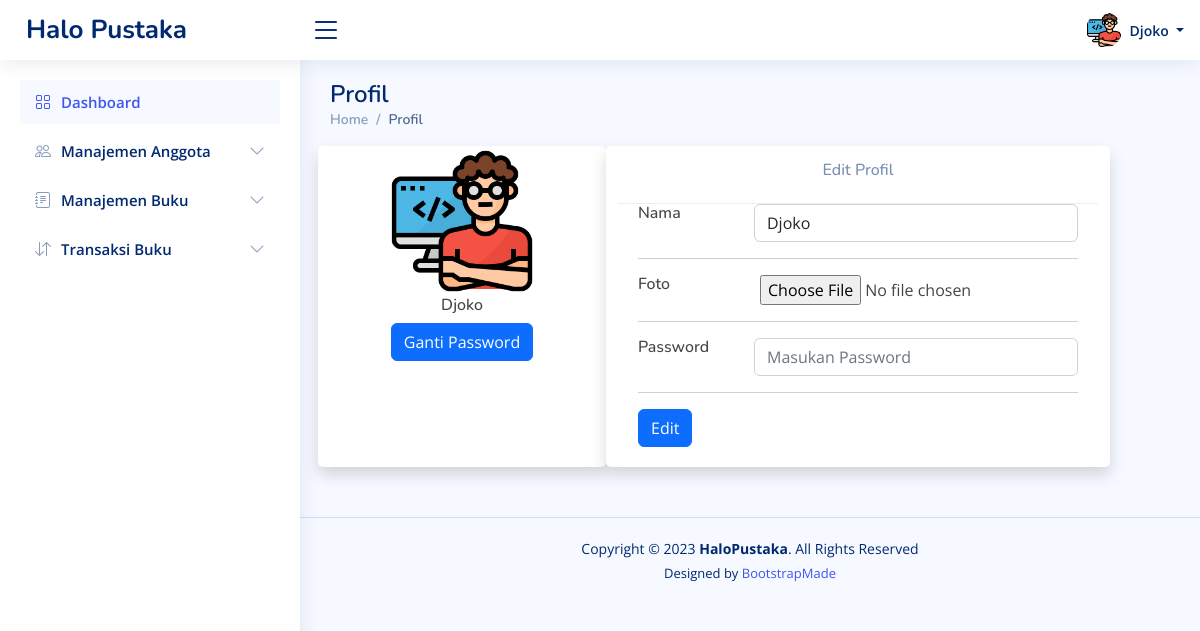
The page /dashboard.php?page=profil (signed in) on the database its author committed.
### tables this page shows
CREATE TABLE `pengurus` (
  `id_pengurus` char(5) NOT NULL,
  `nama` varchar(100) NOT NULL,
  `password` varchar(100) NOT NULL,
  `level` varchar(20) NOT NULL,
  `pic` varchar(50) NOT NULL DEFAULT 'pengurus/admin.png'
);

### _profil.php (the view, shortened to what this page needs)
<?php
$data = mysqli_fetch_array(mysqli_query($koneksi, "SELECT * FROM pengurus WHERE id_pengurus = '" . $_SESSION['username'] . "'"));
?>
<div class="container">
    <div class="row">
        <div class="card border-left-primary shadow col-md-4">
            <div class="card-body text-center">
                <img src="assets/img/<?php echo $data['pic'] ?>" alt="<?php echo $data['nama'] ?>" width="150px"
                    id="ppic">
                <h6>
                    <?php echo $data['nama'] ?>
                </h6>
                <a href="#" data-bs-toggle="modal" data-bs-target="#passModal" class="btn btn-primary">Ganti
                    Password</a>
            </div>
        </div>
        <div class="card shadow col-md-7 ml-3">
            <div class="card-header text-center">
                <h6>Edit Profil</h6>
            </div>
            <div class="card-body">
                <form action="?page=profil" method="post" name="editprofil" enctype="multipart/form-data">
                    <div class="row">
                        <div class="col-sm-3">
                            <h6 class="mb-0">Nama</h6>
                        </div>
                        <div class="col-sm-9 text-secondary">
                            <input type="text" name="nama" id="nama" class="form-control"
                                value="<?php echo $data['nama'] ?>" required>
                        </div>
                    </div>
                    <hr>
                    <div class="row">
                        <div class="col-sm-3">
                            <h6 class="mb-0">Foto</h6>
                        </div>
                        <div class="col-sm-9 align-items-center text-center">
                            <input type="file" name="pic" id="pic" accept=".jpg, .jpeg, .png"
                                onchange="return valid();">
                        </div>
                    </div>
                    <hr>
                    <div class="row">
                        <div class="col-sm-3">
                            <h6 class="mb-0">Password</h6>
                        </div>
                        <div class="col-sm-9 text-secondary">
                            <input type="password" name="password" id="password" class="form-control"
                                placeholder="Masukan Password" required>
                        </div>
                    </div>
                    <hr>
                    <button type="submit" name="editprofil" class="btn btn-primary">Edit</button>
                </form>
            </div>
        </div>
    </div>
</div>

### dashboard.php (shortened to what this page needs)
<?php
include "template/head.php";
include "koneksi.php";
?>
<header id="header" class="header fixed-top d-flex align-items-center">
    <div class="d-flex align-items-center justify-content-between">
        <a href="dashboard.php" class="logo d-flex align-items-center">
            <span class="d-none d-lg-block">Halo Pustaka</span>
        </a>
        <i class="bi bi-list toggle-sidebar-btn"></i>
    </div>
    <nav class="header-nav ms-auto">
        <ul class="d-flex align-items-center">
            <li class="nav-item dropdown pe-3">
                <?php
                $sql = mysqli_query($koneksi, "SELECT pic FROM " . $_SESSION['role'] . " WHERE id_pengurus = '" . $_SESSION['username'] . "'");
                $data = mysqli_fetch_array($sql);
                ?>
                <a class="nav-link nav-profile d-flex align-items-center pe-0" href="#" data-bs-toggle="dropdown">
                    <img src="assets/img/<?php echo $data['pic'] ?>" alt="Profile" class="rounded-circle">
                    <span class="d-none d-md-block dropdown-toggle ps-2">
                        <?php echo $_SESSION['nama'] ?>
                    </span>
                </a>
            </li>
        </ul>
    </nav>
</header>
<aside id="sidebar" class="sidebar">
    <ul class="sidebar-nav" id="sidebar-nav">
        <li class="nav-item">
            <a class="nav-link " href="dashboard.php">
                <i class="bi bi-grid"></i>
                <span>Dashboard</span>
            </a>
        </li>
        <li class="nav-item">
            <a class="nav-link collapsed" data-bs-target="#components-nav" data-bs-toggle="collapse" href="#">
                <i class="bi bi-people"></i><span>Manajemen Anggota</span><i class="bi bi-chevron-down ms-auto"></i>
            </a>
        </li>
        <li class="nav-item">
            <a class="nav-link collapsed" data-bs-target="#forms-nav" data-bs-toggle="collapse" href="#">
                <i class="bi bi-journal-text"></i><span>Manajemen Buku</span><i class="bi bi-chevron-down ms-auto"></i>
            </a>
        </li>
        <li class="nav-item">
            <a class="nav-link collapsed" data-bs-target="#tables-nav" data-bs-toggle="collapse" href="#">
                <i class="bi bi-arrow-down-up"></i><span>Transaksi Buku</span><i class="bi bi-chevron-down ms-auto"></i>
            </a>
        </li>
    </ul>
</aside>
<main id="main" class="main">
    <?php
    if (isset($_GET['page'])) {
        $act = $_GET['page'];
    }
    switch ($act) {
        case "profil":
            $halaman = "_profil.php";
            $judul = "Profil";
            break;
    }
    ?>
    <div class="pagetitle">
        <h1>
            <?php echo $judul; ?>
        </h1>
        <nav>
            <ol class="breadcrumb">
                <li class="breadcrumb-item"><a href="dashboard.php">Home</a></li>
                <li class="breadcrumb-item active">
                    <?php echo $judul; ?>
                </li>
            </ol>
        </nav>
    </div>
    <section class="section dashboard">
        <div class="row">
            <?php
            include $halaman;
            ?>
        </div>
    </section>
</main>
<footer id="footer" class="footer">
    <div class="copyright">
        Copyright &copy; 2023 <strong><span>HaloPustaka</span></strong>. All Rights Reserved
    </div>
    <div class="credits">
        Designed by <a href="https://bootstrapmade.com/">BootstrapMade</a>
    </div>
</footer>
<?php
include "template/foot.php";
?>

### assets/css/admin.css (style rules this page uses)
:root { scroll-behavior: smooth; }
body { font-family: "Open Sans", sans-serif; background: #f6f9ff; color: #444444; }
a { color: #4154f1; text-decoration: none; }
h1, h2, h3, h4, h5, h6 { font-family: "Nunito", sans-serif; }
#main { margin-top: 60px; padding: 20px 30px; transition: all 0.3s; }
.pagetitle { margin-bottom: 10px; }
.pagetitle h1 { font-size: 24px; margin-bottom: 0; font-weight: 600; color: #012970; }
.card { margin-bottom: 30px; border: none; border-radius: 5px; box-shadow: 0px 0 30px rgba(1, 41, 112, 0.1); }
.card-header, .card-footer { border-color: #ebeef4; background-color: #fff; color: #798eb3; padding: 15px; }
.card-body { padding: 0 20px 20px 20px; }
.breadcrumb { font-size: 14px; font-family: "Nunito", sans-serif; color: #899bbd; font-weight: 600; }
.breadcrumb a { color: #899bbd; transition: 0.3s; }
.breadcrumb .breadcrumb-item::before { color: #899bbd; }
.breadcrumb .active { color: #51678f; font-weight: 600; }
.logo { line-height: 1; }
@media (min-width: 1200px) { .logo { width: 280px; } }
.logo span { font-size: 26px; font-weight: 700; color: #012970; font-family: "Nunito", sans-serif; }
.header { transition: all 0.5s; z-index: 997; height: 60px; box-shadow: 0px 2px 20px rgba(1, 41, 112, 0.1); background-color: #fff; padding-left: 20px; }
.header .toggle-sidebar-btn { font-size: 32px; padding-left: 10px; cursor: pointer; color: #012970; }
.header-nav ul { list-style: none; }
.header-nav>ul { margin: 0; padding: 0; }
.header-nav .nav-profile { color: #012970; }
.header-nav .nav-profile img { max-height: 36px; }
.header-nav .nav-profile span { font-size: 14px; font-weight: 600; }
.sidebar { position: fixed; top: 60px; left: 0; bottom: 0; width: 300px; z-index: 996; transition: all 0.3s; padding: 20px; overflow-y: auto; scrollbar-width: thin; scrollbar-color: #aab7cf transparent; box-shadow: 0px 0px 20px rgba(1, 41, 112, 0.1); background-color: #fff; }
@media (min-width: 1200px) { #main, #footer { margin-left: 300px; } }
.sidebar-nav { padding: 0; margin: 0; list-style: none; }
.sidebar-nav li { padding: 0; margin: 0; list-style: none; }
.sidebar-nav .nav-item { margin-bottom: 5px; }
.sidebar-nav .nav-link { display: flex; align-items: center; font-size: 15px; font-weight: 600; color: #4154f1; transition: 0.3; background: #f6f9ff; padding: 10px 15px; border-radius: 4px; }
.sidebar-nav .nav-link i { font-size: 16px; margin-right: 10px; color: #4154f1; }
.sidebar-nav .nav-link.collapsed { color: #012970; background: #fff; }
.sidebar-nav .nav-link.collapsed i { color: #899bbd; }
.sidebar-nav .nav-link .bi-chevron-down { margin-right: 0; transition: transform 0.2s ease-in-out; }
.footer { padding: 20px 0; font-size: 14px; transition: all 0.3s; border-top: 1px solid #cddfff; }
.footer .copyright { text-align: center; color: #012970; }
.footer .credits { padding-top: 5px; text-align: center; font-size: 13px; color: #012970; }

### rows shown on the page
pengurus: pic (picture), nama "Djoko"

### other values the page prints
$_SESSION['nama'] "Djoko"
$judul "Profil"
